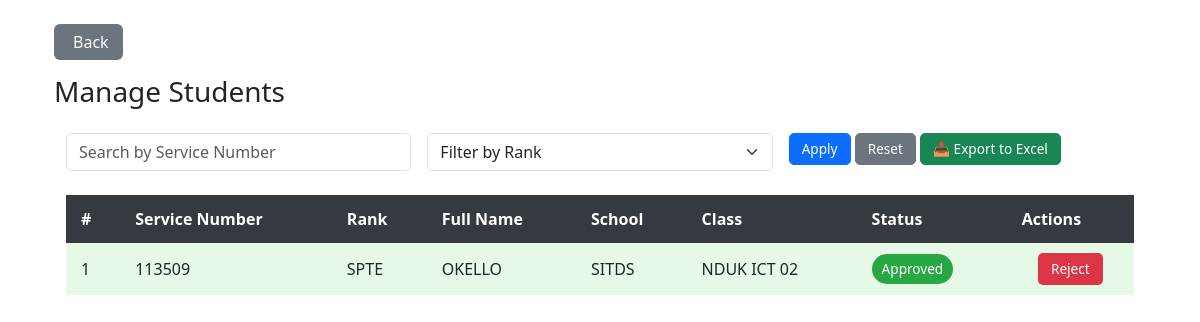
The app's page /manage_students/ (signed in) with its own data.
### counseling/models.py (models this page shows, shortened)
class User(AbstractUser):
    ROLE_CHOICES = (
        ('admin', 'Admin'),
        ('counselor', 'Counselor'),
        ('student', 'Student'),
    )
    service_number = models.CharField(max_length=50, blank=True, null=True)
    rank = models.CharField(max_length=50, blank=True, null=True)
    first_name = models.CharField(max_length=150, blank=True)
    last_name = models.CharField(max_length=150, blank=True)
    school = models.CharField(max_length=100, blank=True, null=True)
    class_name = models.CharField(max_length=50, blank=True, null=True)
    role = models.CharField(max_length=10, choices=ROLE_CHOICES)
    is_approved = models.BooleanField(default=False)

### counseling/views.py (the view)
# urls.py: path('manage_students/', views.manage_students, name='manage_students'),
@login_required
@user_passes_test(is_admin)
def manage_students(request):
    students = User.objects.filter(role='student')
    service_query = request.GET.get('service_number', '').strip()
    rank_filter = request.GET.get('rank', '').strip()
    if service_query:
        students = students.filter(service_number__icontains=service_query)
    if rank_filter:
        students = students.filter(rank__iexact=rank_filter)
    students = students.order_by('rank', 'service_number', 'first_name', 'last_name')
    ranks = User.objects.filter(role='student') \
        .exclude(rank__isnull=True) \
        .exclude(rank__exact='') \
        .values_list('rank', flat=True) \
        .distinct()
    return render(request, 'counseling/manage_students.html', {
        'students': students,
        'ranks': ranks,
        'service_query': service_query,
        'rank_filter': rank_filter,
    })

### counseling/views.py (called while the page is built)
def is_admin(user):
    return user.is_authenticated and (user.is_superuser or user.role == 'admin')

### counseling/templates/counseling/manage_students.html (shortened to what this page needs)
{% extends 'counseling/base.html' %}
{% block content %}
<div class="container mt-4">
    <a href="{% url 'dashboard' %}" class="back-btn">
         Back
    </a>
    <h3 class="mb-3">Manage Students</h3>
<div class="container mt-4">
    <form method="get" class="row g-3 mb-4">
        <div class="col-md-4">
            <input type="text"
                   name="service_number"
                   class="form-control"
                   placeholder="Search by Service Number"
                   value="{{ service_query }}">
        </div>
        <div class="col-md-4">
            <select name="rank" class="form-select">
                <option value="">Filter by Rank</option>
            </select>
        </div>
        <div class="col-md-4">
            <button type="submit" class="btn btn-primary">
                 Apply
            </button>
            <a href="{% url 'manage_students' %}" class="btn btn-secondary">
                Reset
            </a>
            <a href="{% url 'export_students_excel' %}?service_number={{ service_query }}&rank={{ rank_filter }}"
   class="btn btn-success">
    📥 Export to Excel
</a>
        </div>
    </form>
    <div class="table-container">
    <table class="student-table">
        <thead>
            <tr>
                <th>#</th>
                <th>Service Number</th>
                <th>Rank</th>
                <th>Full Name</th>
                <th>School</th>
                <th>Class</th>
                <th>Status</th>
                <th>Actions</th>
            </tr>
        </thead>
        <tbody>
            {% for student in students %}
            <tr class="{% if student.is_approved %}approved{% else %}pending{% endif %}">
                <td>{{ forloop.counter }}</td>
                <td>{{ student.service_number|default:"N/A" }}</td>
                <td>{{ student.rank|default:"N/A" }}</td>
             <td>
    {% if student.first_name or student.last_name %}
        {{ student.first_name }} {{ student.last_name }}
    {% else %}
        {{ student.username }}
    {% endif %}
</td>
                <td>{{ student.school|default:"N/A" }}</td>
                <td>{{ student.class_name|default:"N/A" }}</td>
                <td>
                    {% if student.is_approved %}
                        <span class="status-badge approved">
                             Approved
                        </span>
                    {% else %}
                        <span class="status-badge pending">
                            <i class="bi bi-hourglass-split"></i> Pending
                        </span>
                    {% endif %}
                </td>
                <td class="actions">
                    {% if not student.is_approved %}
                        <a href="{% url 'approve_student' student.id %}" class="btn approve-btn">
                            <i class="bi bi-person-check"></i> Approve
                        </a>
                    {% else %}
                        <a href="{% url 'reject_student' student.id %}" class="btn reject-btn">
                             Reject
                        </a>
                    {% endif %}
                </td>
            </tr>
            {% empty %}
            <tr>
                <td colspan="8" class="no-data">No students found.</td>
            </tr>
            {% endfor %}
        </tbody>
    </table>
</div>
{% endblock %}

### counseling/templates/counseling/manage_students.html (style rules this page uses)
.back-btn { background-color: #6c757d; color: #fff; padding: 6px 14px; border-radius: 6px; text-decoration: none; font-weight: 500; display: inline-flex; align-items: center; gap: 5px; margin-bottom: 15px; transition: background 0.3s; }
.table-container { overflow-x: auto; margin-top: 10px; font-family: 'Segoe UI', Tahoma, Geneva, Verdana, sans-serif; }
.student-table { width: 100%; border-collapse: collapse; min-width: 800px; box-shadow: 0 2px 8px rgba(0,0,0,0.1); }
.student-table thead { background-color: #343a40; color: #fff; text-align: left; }
.student-table thead th { padding: 12px 15px; }
.student-table tbody tr { transition: background 0.3s ease; }
.student-table tbody tr.approved { background-color: #e6f9e6; }
.student-table td { padding: 10px 15px; vertical-align: middle; }
.status-badge { display: inline-block; padding: 5px 10px; border-radius: 20px; font-size: 0.85rem; font-weight: 500; }
.status-badge.approved { background-color: #28a745; color: #fff; }
.btn { padding: 5px 12px; font-size: 0.85rem; border-radius: 5px; text-decoration: none; color: #fff; transition: background 0.3s ease; }
.reject-btn { background-color: #dc3545; }
.actions { text-align: center; }

### records on screen
User: service_number "113509", rank "SPTE", username "OKELLO", school "SITDS", class_name "NDUK ICT 02", is_approved "Approved"
